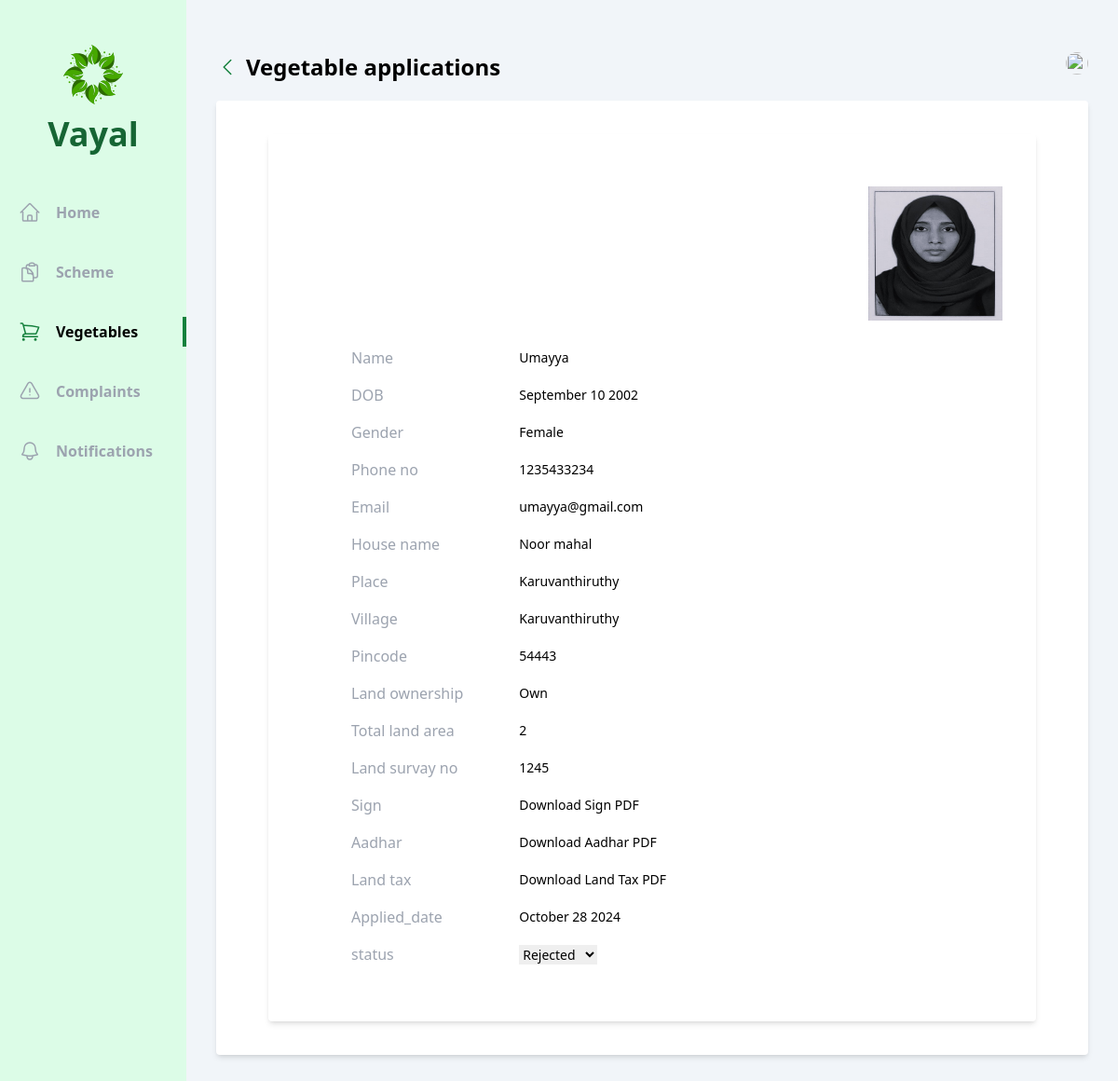
Screenshot of /officer/vegetables/user_details/1/1/ with the database file from the repository.
### officer/models.py (models this page shows, shortened)
class VegetablePermission(models.Model):
    vayal_user = models.ForeignKey(Vayal_User, on_delete=models.CASCADE)
    officer=models.ForeignKey(Agricultural_officer, on_delete=models.CASCADE,null=True, blank=True)
    farm_name = models.CharField(max_length=250)
    farm_place = models.CharField(max_length=250)
    total_land_area = models.CharField(max_length=255)
    land_survay_no= models.CharField(max_length=5)
    sign=models.ImageField(upload_to='vegetable_permission/sign/')
    aadhar= models.FileField(upload_to='vegetable_permission/aadhar/')
    land_tax= models.FileField(upload_to='vegetable_permission/land_tax/')
    applied_date=models.DateTimeField(auto_now_add=True)
    status = models.CharField(max_length=50, choices=vegetable_permission_status, default='Pending')

class Vayal_User(models.Model):
    account = models.OneToOneField(User, on_delete=models.CASCADE)
    name=models.CharField(max_length=225)
    dob=models.DateField()
    gender= models.CharField(max_length=20, choices=gender)
    phone_number = models.CharField(max_length=10)
    aadhar_number= models.CharField(max_length=12)
    cast=models.CharField(max_length=20, choices=cast)
    house_name=models.CharField(max_length=225)
    place=models.CharField(max_length=225)
    village=models.CharField(max_length=225)
    pincode = models.CharField(max_length=6)
    muncipality=models.CharField(max_length=225,default="Kozhikode")
    district=models.CharField(max_length=225,default="Kozhikode")
    land_ownership=models.CharField(max_length=20, choices=land)
    photo=models.ImageField(upload_to='photos/')
    joined_date=models.DateTimeField(auto_now_add=True)
    vegetable_permission_applied=models.CharField(max_length=225,default="False")
    vegetable_permission=models.CharField(max_length=225, choices=vegetable_permission_status,default="Pending")

### officer/views/vegetable.py (the view)
# urls.py: path('user_details/<int:application_id>/<int:vayal_user_id>/',scheme_application.user_details, name='applied_user_details'),
def user_details(request,application_id,vayal_user_id):
    vegetable_permission = VegetablePermission.objects.get(id=application_id, vayal_user_id=vayal_user_id)
    return render(request, 'officer/vegetable/user_details.html', {'vegetable_permission': vegetable_permission})

### officer/templates/officer/vegetable/user_details.html (shortened to what this page needs)
{% extends 'base.html' %}
{% block content %}
<div class="flex  bg-slate-100">
  <div class="w-2/12 bg-green-100 flex flex-col items-center pb-10">
      <div class="my-12 flex flex-col gap-3 justify-center items-center">
          <h1 class="text-4xl font-bold text-green-800 ">Vayal</h1>
      </div>
      <ul class="flex flex-col gap-8 w-full font-bold text-gray-400">
        <li class="w-full flex items-center px-5 py-1 gap-4 group hover:text-gray-500 cursor-pointer hover:border-green-700 hover:border-r-4">
          <a href="{% url 'officer:home' %}">Home</a>
      </li>
      <li class="w-full flex items-center px-5 py-1 gap-4 group hover:text-gray-500 cursor-pointer hover:border-green-700 hover:border-r-4">
              <a href="{% url 'officer:schemes' %}">Scheme</a>
          </li>
          <li class="w-full flex items-center px-5 py-1 gap-4 border-r-4 text-black border-green-700">
            <a href="{% url 'officer:vegetables' %}">Vegetables</a>
        </li>
        <li class="w-full flex items-center px-5 py-1 gap-4 group hover:text-gray-500 cursor-pointer hover:border-green-700 hover:border-r-4">
            <a href="{% url 'officer:complaints' %}">Complaints</a>
        </li>
        <li class="w-full flex items-center px-5 py-1 gap-4 group hover:text-gray-500 cursor-pointer hover:border-green-700 hover:border-r-4">
            <a href="{% url 'officer:notifications' %}">Notifications</a>
        </li>
      </ul>
    </div>
    <div class="w-10/12 h-screen overflow-y-auto px-8 py-14">
        <div class="flex justify-between mb-5">
          <div class="flex items-center gap-2">
              <a class="text-green-700" href="{% url 'officer:vegetables' %}">
                  <svg xmlns="http://www.w3.org/2000/svg" fill="none" viewBox="0 0 24 24" stroke-width="1.5" stroke="currentColor" class="w-6 h-6">
                      <path stroke-linecap="round" stroke-linejoin="round" d="M15.75 19.5L8.25 12l7.5-7.5" />
                  </svg>
              </a>
              <h1 class="text-2xl font-bold">Vegetable applications</h1>
          </div>
                <div class="relative">
                <img id="profile" src="/uploads/{{vayal_user.photo}}" class="h-6 w-6 rounded-full cursor-pointer" alt="">
            </div>
        </div>
        <div class="bg-white rounded shadow-md p-9 ">
            <div  class="border-none rounded-lg pr-5 pl-5">
                <div class="bg-white rounded shadow-md p-9 pl-12 ">
                    <div class="flex flex-row-reverse items-start gap-6">
                        <img class="  h-36 w-36  my-5" src="/uploads/{{vegetable_permission.vayal_user.photo}}" alt="">
                    </div>
            <div class="border-none rounded-lg ">
            <table class="table-auto text-sm text-left mb-4 ml-10">
                <tr>
                    <th scope="col" class="text-gray-400 font-medium pr-8 py-2 text-base">Name</th>
                    <td scope="col" class="px-12 py-2">{{  vegetable_permission.vayal_user.name}}</td>
                </tr>
                <tr>
                    <th scope="col" class="text-gray-400 font-medium pr-3 py-2 text-base">DOB</th>
                    <td scope="col" class="px-12 py-2">{{  vegetable_permission.vayal_user.dob | date:"F d Y" }}</td>
                </tr>
                <tr>
                    <th scope="col" class="text-gray-400 font-medium pr-3 py-2 text-base">Gender</th>
                    <td scope="col" class="px-12 py-2">{{  vegetable_permission.vayal_user.gender }}</td>
                </tr>
                <tr>
                    <th scope="col" class="text-gray-400 font-medium pr-3 py-2 text-base">Phone no</th>
                    <td scope="col" class="px-12 py-2">{{ vegetable_permission.vayal_user.phone_number }}</td>
                </tr>
                <tr>
                    <th scope="col" class="text-gray-400 font-medium pr-3 py-2 text-base">Email</th>
                    <td scope="col" class="px-12 py-2">{{ vegetable_permission.vayal_user.account.email }}</td>
                </tr>
                <tr>
                    <th scope="col" class="text-gray-400 font-medium pr-3 py-2 text-base">House name</th>
                    <td scope="col" class="px-12 py-2">{{vegetable_permission.vayal_user.house_name }}</td>
                </tr>
                <tr>
                    <th scope="col" class="text-gray-400 font-medium pr-3 py-2 text-base">Place</th>
                    <td scope="col" class="px-12 py-2">{{vegetable_permission.vayal_user.place }}</td>
                </tr>
                <tr>
                    <th scope="col" class="text-gray-400 font-medium pr-3 py-2 text-base">Village</th>
                    <td scope="col" class="px-12 py-2">{{ vegetable_permission.vayal_user.village }}</td>
                </tr>
                <tr>
                    <th scope="col" class="text-gray-400 font-medium pr-3 py-2 text-base">Pincode</th>
                    <td scope="col" class="px-12 py-2">{{vegetable_permission.vayal_user.pincode }}</td>
                </tr>
                <tr>
                    <th scope="col" class="text-gray-400 font-medium pr-3 py-2 text-base">Land ownership</th>
                    <td scope="col" class="px-12 py-2">{{ vegetable_permission.vayal_user.land_ownership}}</td>
                </tr>
                <tr>
                    <th scope="col" class="text-gray-400 font-medium pr-3 py-2 text-base">Total land area</th>
                    <td scope="col" class="px-12 py-2">{{ vegetable_permission.total_land_area }}</td>
                </tr>
                <tr>
                    <th scope="col" class="text-gray-400 font-medium pr-3 py-2 text-base">Land survay no</th>
                    <td scope="col" class="px-12 py-2">{{vegetable_permission.land_survay_no}}</td>
                </tr>
                <tr>
                    <th scope="col" class="text-gray-400 font-medium pr-3 py-2 text-base">Sign</th>
                    <td scope="col" class="px-12 py-2"><a href="{{ vegetable_permission.sign.url }}" download>Download Sign PDF</a></td>
                </tr>
                <tr>
                    <th scope="col" class="text-gray-400 font-medium pr-3 py-2 text-base">Aadhar</th>
                    <td scope="col" class="px-12 py-2"><a href="{{ vegetable_permission.aadhar.url }}" download>Download Aadhar PDF</a></td>
                </tr>
                <tr>
                    <th scope="col" class="text-gray-400 font-medium pr-3 py-2 text-base">Land tax</th>
                    <td scope="col" class="px-12 py-2"><a href="{{ vegetable_permission.land_tax.url }}" download>Download Land Tax PDF</a></td>
                </tr>
                <tr>
                    <th scope="col" class="text-gray-400 font-medium pr-3 py-2 text-base">Applied_date</th>
                    <td scope="col" class="px-12 py-2">{{ vegetable_permission.applied_date | date:"F d Y" }}</td>
                </tr>
                <tr>
                    <th scope="col" class="text-gray-400 font-medium pr-3 py-2 text-base">status</th>
                    <td scope="col" class="px-12 py-2">
                            <form method="post" action="{% url 'officer:update_vegetable_applied_users_status'  vegetable_permission.id vegetable_permission.vayal_user.id %}">
                                <select name="status" onchange="this.form.submit()">
                                    <option value="Rejected" {% if  vegetable_permission.vayal_user.vegetable_permission == 'Rejected' %}selected{% endif %}>Rejected</option>
                                </select>
                            </form>
                    </td>
                </tr>
            </table>
        </div>
    </div>
    </div>
</div>
{% endblock content %}

### rows the page displays
VegetablePermission: vayal_user.photo (picture), vayal_user.name "Umayya", vayal_user.dob "September 10 2002", vayal_user.gender "Female", vayal_user.phone_number "1235433234", vayal_user.account.email "umayya@gmail.com", vayal_user.house_name "Noor mahal", vayal_user.place "Karuvanthiruthy", vayal_user.village "Karuvanthiruthy", vayal_user.pincode "54443", vayal_user.land_ownership "Own", total_land_area "2", land_survay_no "1245", applied_date "October 28 2024", status "Rejected"
